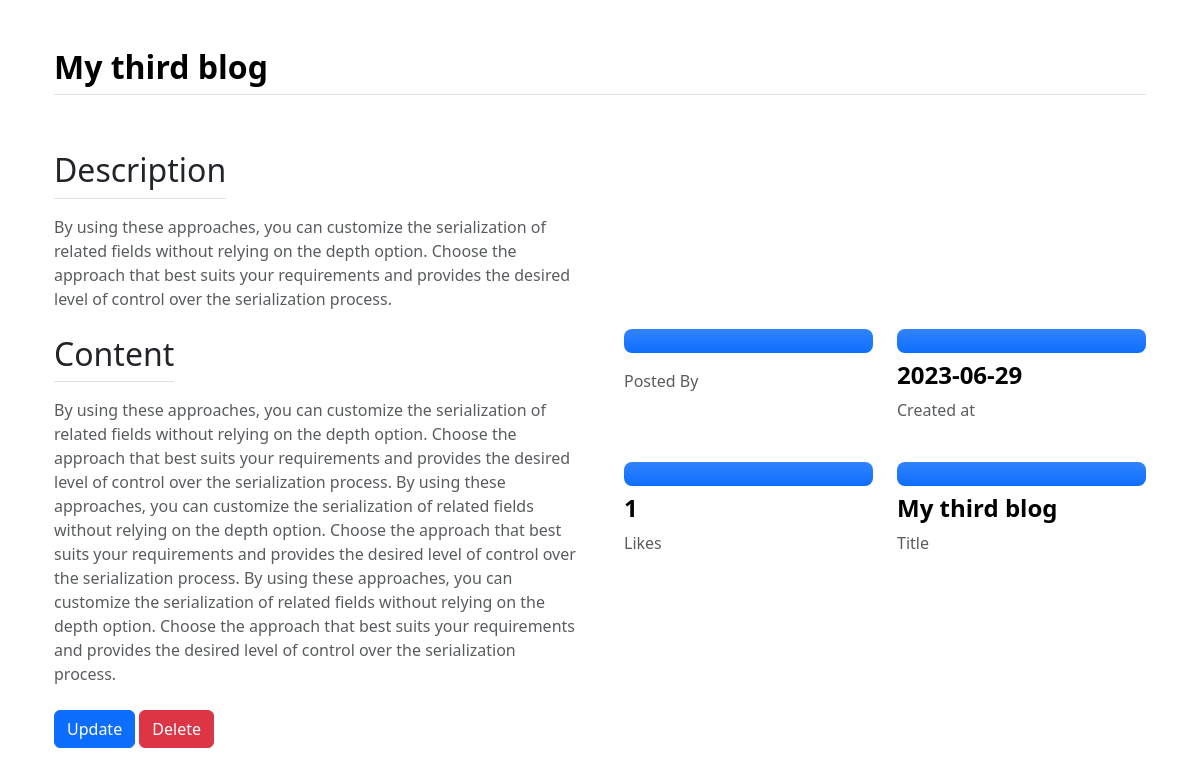
Screenshot of /view_more/3 with the database file from the repository.
### cms_app/models.py (models this page shows, shortened)
class Blog(models.Model):
    owner = models.ForeignKey(BaseUser, on_delete=models.CASCADE)
    post_id = models.AutoField(primary_key=True)
    title = models.CharField(max_length=150)
    description = models.TextField()
    content = models.TextField()
    creation_date = models.DateField(auto_now=True)
    updated_at = models.DateField(auto_now_add=True)
    is_public = models.BooleanField(default=True)

### cms_fronted/views.py (the view)
# urls.py: path('view_more/<int:id>', ViewMore.as_view(), name='view_more'),
class ViewMore(View):
    template_name = 'view_more.html'
    def get(self, request, id):
        try:
            obj = Blog.objects.get(post_id = id)
        except Blog.DoesNotExist:
            return render(request, self.template_name, {'error' : 'Object not found'})
        serializer = BlogSerializer(obj)
        context = {
            'api_data' : serializer.data
        }
        return render(request, self.template_name, context)

### cms_app/serializers.py (called while the page is built)
    def get_like(self, obj):
        likes = obj.like_set.all()
        return [{'like_id': like.like_id, 'user_name': like.user.name} for like in likes]

    def get_like_count(self, obj):
        return obj.like_set.count()

### templates/view_more.html (shortened to what this page needs)
<!doctype html>
<html lang="en">
<head>
    <link href="https://cdn.jsdelivr.net/npm/bootstrap@5.3.0/dist/css/bootstrap.min.css" rel="stylesheet"
>
</head>
<body>
    <main>
        <div class="container px-4 py-5">
        <h2 class="fw-bold text-body-emphasis pb-2 border-bottom">{{api_data.title}}</h2>
            <div class="row row-cols-1 row-cols-md-2 align-items-md-center g-5 py-5">
                <div class="col d-flex flex-column align-items-start gap-2">
                    <h2 class="pb-2 border-bottom">Description</h2>
                    <p class="text-body-secondary">{{api_data.description}}</p>
                    <h2 class="pb-2 border-bottom">Content</h2>
                    <p class="text-body-secondary">{{api_data.content}}</p>
<div>
                    <a href="#" class="btn btn-primary">Update</a>
                    <a href="#" class="btn btn-danger">Delete</a>
                </div>
                </div>
                <div class="col">
                    <div class="row row-cols-1 row-cols-sm-2 g-4">
                        <div class="col d-flex flex-column gap-2">
                            <div
                                class="feature-icon-small d-inline-flex align-items-center justify-content-center text-bg-primary bg-gradient fs-4 rounded-3">
                                <svg class="bi" width="1em" height="1em">
                                    <use xlink:href="#collection"></use>
                                </svg>
                            </div>
                            <p class="text-body-secondary">Posted By
                            </p>
                        </div>
                        <div class="col d-flex flex-column gap-2">
                            <div
                                class="feature-icon-small d-inline-flex align-items-center justify-content-center text-bg-primary bg-gradient fs-4 rounded-3">
                                <svg class="bi" width="1em" height="1em">
                                    <use xlink:href="#gear-fill"></use>
                                </svg>
                            </div>
                            <h4 class="fw-semibold mb-0 text-body-emphasis">{{api_data.creation_date}}</h4>
                            <p class="text-body-secondary">Created at
                            </p>
                        </div>
                        <div class="col d-flex flex-column gap-2">
                            <div
                                class="feature-icon-small d-inline-flex align-items-center justify-content-center text-bg-primary bg-gradient fs-4 rounded-3">
                                <svg class="bi" width="1em" height="1em">
                                    <use xlink:href="#speedometer"></use>
                                </svg>
                            </div>
                            <h4 class="fw-semibold mb-0 text-body-emphasis">{{api_data.like_count}}</h4>
                            <p class="text-body-secondary">Likes
                            </p>
                        </div>
                        <div class="col d-flex flex-column gap-2">
                            <div
                                class="feature-icon-small d-inline-flex align-items-center justify-content-center text-bg-primary bg-gradient fs-4 rounded-3">
                                <svg class="bi" width="1em" height="1em">
                                    <use xlink:href="#table"></use>
                                </svg>
                            </div>
                            <h4 class="fw-semibold mb-0 text-body-emphasis">{{api_data.title}}</h4>
                            <p class="text-body-secondary">Title
                            </p>
                        </div>
                    </div>
                </div>
            </div>
        </div>
    </main>
</body>
</html>

### rows the page displays
Blog: title "My third blog", description "By using these approaches, you can customize the serialization of related fields without relying on the depth option. Choose the approach that best suits your requirements and provides the desired level of control over the serialization process.", content "By using these approaches, you can customize the serialization of related fields without relying on the depth option. Choose the approach that best suits your requirements and provides the desired level of control over the serialization process. By using these approaches, you can customize the serialization of related fields without relying on the depth option. Choose the approach that best suits your requirements and provides the desired level of control over the serialization process. By using these approaches, you can customize the serialization of related fields without relying on the depth option. Choose the approach that best suits your requirements and provides the desired level of…"

### other values shown
{{ api_data.creation_date }} "2023-06-29"
{{ api_data.like_count }} "1"
